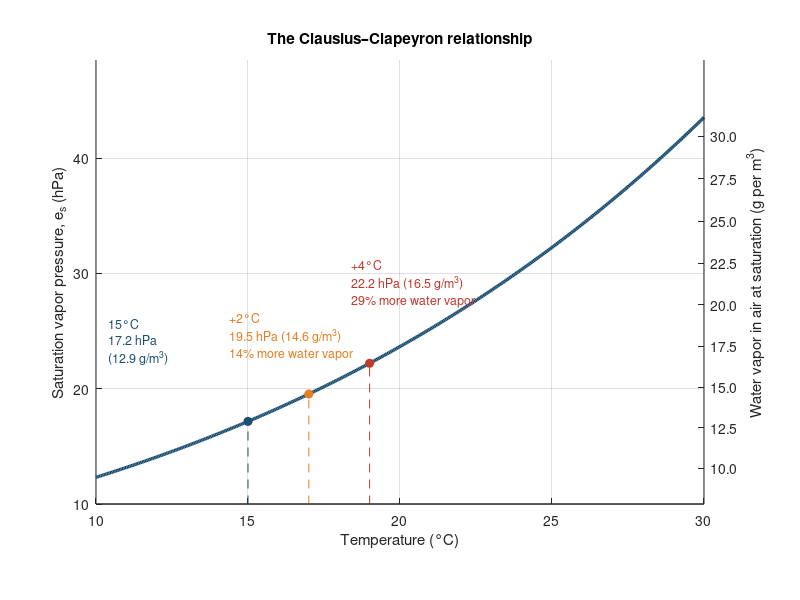

Write the MATLAB code that produced this figure.
% Chapter 12, Figure X.3 - The Clausius-Clapeyron relationship (saturation vapor pressure vs temperature)
es0 = 6.11; T0 = 273.15; L = 2.501e6; Rv = 461.5;
es  = @(Tc) es0 * exp((L / Rv) * (1 / T0 - 1 ./ (Tc + 273.15)));            % hPa
rho = @(Tc) es(Tc) * 100 ./ (Rv * (Tc + 273.15)) * 1000;                    % g/m3
Tc = linspace(10, 30, 400);
fig = figure('Position', [100 100 760 580]);
ax = axes('Position', [0.12 0.16 0.76 0.74]); hold(ax, 'on');
plot(ax, Tc, es(Tc), 'Color', [0.106 0.31 0.447], 'LineWidth', 2.4);
Tref = 15; cols = [0.106 0.31 0.447; 0.9 0.494 0.133; 0.753 0.224 0.169]; dT = [0 2 4];
for i = 1:3
    Tp = Tref + dT(i);
    plot(ax, [Tp Tp], [0 es(Tp)], '--', 'Color', cols(i,:));
    plot(ax, Tp, es(Tp), 'o', 'MarkerFaceColor', cols(i,:), 'Color', cols(i,:));
end
text(ax, 10.4, es(15)+7, sprintf('15°C\n%.1f hPa\n(%.1f g/m^3)', es(15), rho(15)), 'Color', cols(1,:), 'FontSize', 9);
text(ax, 14.4, es(17)+5, sprintf('+2°C\n%.1f hPa (%.1f g/m^3)\n%.0f%% more water vapor', es(17), rho(17), (es(17)/es(15)-1)*100), 'Color', cols(2,:), 'FontSize', 9);
text(ax, 18.4, es(19)+7, sprintf('+4°C\n%.1f hPa (%.1f g/m^3)\n%.0f%% more water vapor', es(19), rho(19), (es(19)/es(15)-1)*100), 'Color', cols(3,:), 'FontSize', 9);
xlim(ax, [10 30]); ylim(ax, [10 48.5]); grid(ax, 'on'); box(ax, 'off');
xlabel(ax, 'Temperature (°C)'); ylabel(ax, 'Saturation vapor pressure, e_s (hPa)');
title(ax, 'The Clausius–Clapeyron relationship');
% right-hand axis: absolute humidity at saturation, labelled at the matching vapor-pressure positions
rt = 10:2.5:30;
ax2 = axes('Position', get(ax, 'Position'), 'Color', 'none', 'YAxisLocation', 'right', 'XTick', [], 'XLim', [10 30], 'YLim', [10 48.5]);
set(ax2, 'YTick', interp1(rho(Tc), es(Tc), rt), 'YTickLabel', arrayfun(@(v) sprintf('%.1f', v), rt, 'UniformOutput', false));
ylabel(ax2, 'Water vapor in air at saturation (g per m^3)');
print(fig, '-dpng', '-r150', 'figure_matlab.png');
